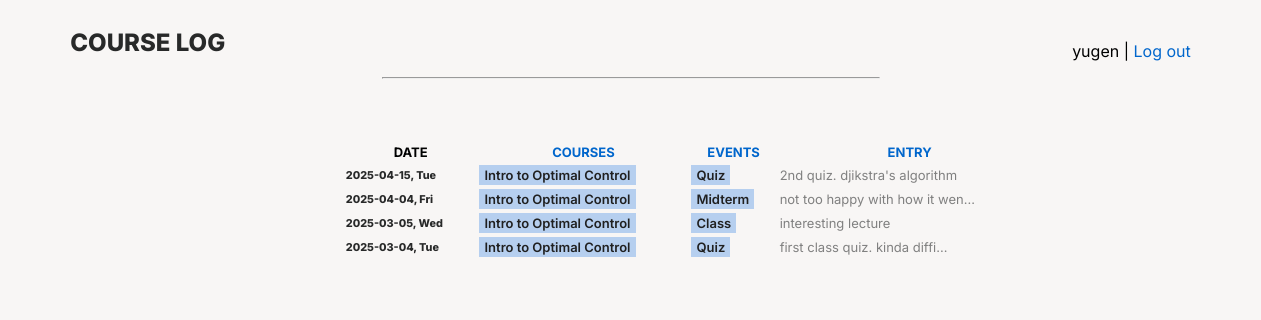
The page /this_course/1/ (signed in) on the database its author committed.
### course_logs/models.py (models this page shows, shortened)
class Entry(models.Model):
    owner = models.ForeignKey(User, on_delete=models.CASCADE)
    course = models.ForeignKey(Course, on_delete=models.CASCADE)
    category = models.ForeignKey(Category, on_delete=models.SET_NULL, null=True)
    date = models.DateField(null=True, blank=True)
    description = models.TextField(null=True, blank=True)
    created = models.DateTimeField(auto_now_add=True)
    updated = models.DateTimeField(auto_now=True)
    class Meta:
        ordering = ['-date']
        verbose_name_plural = 'entries'

class Course(models.Model):
    owner = models.ForeignKey(User, on_delete=models.CASCADE)
    course = models.CharField(max_length=200)
    def __str__(self):
        return self.course

class Category(models.Model):
    owner = models.ForeignKey(User, on_delete=models.CASCADE)
    category = models.CharField(max_length=200)
    class Meta:
        verbose_name_plural = 'categories'
    def __str__(self):
        return self.category

### course_logs/views.py (the view)
# urls.py: path('this_course/<int:course_id>/', views.this_course, name='this_course'),
@login_required
def this_course(request, course_id):
    course = Course.objects.get(id=course_id)
    if course.owner != request.user:
        raise Http404
    entries = course.entry_set.order_by('-date')
    context = {'course': course, 'entries': entries}
    return render(request, 'course_logs/this_course.html', context)

### course_logs/templates/course_logs/this_course.html (shortened to what this page needs)
{% extends "course_logs/index.html" %}
{% block content %}
    <div class="home-container">
        <table>
            <thead>
                <tr>
                    <th>DATE</th>
                    <th><a href="{% url 'course_logs:all_courses' %}">COURSES</a></th>
                    <th><a href="{% url 'course_logs:all_categories' %}">EVENTS</a></th>
                    <th><a href="{% url 'course_logs:new_entry' %}">ENTRY</a></th>
                </tr>
            </thead>
            <tbody>
                {% for entry in entries %}
                    <tr class="entries-main">
                        <td class="entry-date"><small>{{entry.date|date:"Y-m-d, D"}}</small></td>
                        <td class="entry-tag"><a href="{% url 'course_logs:this_course' entry.course.id %}">{{entry.course}}</a></td>
                        <td class="entry-tag"><a href="{% url 'course_logs:this_category' entry.category.id %}">{{entry.category}}</a></td>
                        <td class="entry-desc"><a href="{% url 'course_logs:this_entry' entry.id %}">{{ entry.description|truncatechars:30 }}</a></td>
                    </tr>
                    {% empty %}
                        <p> There are no entries for this course yet </p>
                {% endfor %}
            </tbody>
        </table>
    </div>
{% endblock content %}

### course_logs/templates/course_logs/navbar.html (shortened to what this page needs)
<div class="navbar">
    <div >
        <a href="/">
            <h2 class="title" > COURSE LOG</h2>
        </a>
    </div>
    <div>
        <p>
            {% if user.is_authenticated %}
                {{user.username}} |
                <a href="{% url 'users:logout' %}">Log out</a>
            {% else %}
                <a href="{% url 'users:login' %}">Log in</a> |
                <a href="{% url 'users:register' %}">Register</a>
            {% endif %}
        </p>
    </div>
</div>
<hr>

### static/styles/main.css (style rules this page uses)
* { font-family: "Inter"; background-color: var(--COLORBG); }
:root { color-scheme: normal; --COLORBG: rgb(248,246,245); --COLORTEXT: rgb(50, 50, 50); --COLORPLC: #93C11C; --COLORFIO: #FB872B; --COLORADOBE: #ED2224; --COLORBLENDER: #EA7600; --COLORPYTHON: #ffde57; --COLORTKINTER: #29ABE2; --COLORJUPYTER: #646464; --COLORPROTEUS: #23C0EF; --COLORX: lightslategray; }
.navbar { display: flex; flex-flow: row nowrap; justify-content: space-between; align-items: flex-end; margin: 0 5%; }
.title { font-weight: 800; color: #282929; }
a { color: #0066CC; text-decoration: none; }
hr { color: lightgray; margin: 0 30%; }
.home-container { display: flex; justify-content: center; width: 100%; margin: 5% 5%; }
table { width: 70%; flex-basis: 700px; min-width: 500px; }
td { text-align: left; }
td a { font-size: small; }
tr th { text-transform: capitalize; font-size: small; }
.entry-tag > a, .this-entry-tags > a { padding: 2px 5px 2px 5px; background-color: rgba(179, 205, 239, 0.955); color: rgb(32, 32, 32); font-weight: 600; }
.entry-desc > a { color: gray; }
tbody td:nth-child(1) { width: fit-content; text-wrap: nowrap; font-size: small; font-weight: 800; color:#282929; }
tbody td:nth-child(2) { width: fit-content; text-wrap: nowrap; }
tbody td:nth-child(3) { width: fit-content; text-wrap: nowrap; }

### rows shown on the page
Entry: date "2025-04-15, Tue", course "Intro to Optimal Control", category "Quiz", description "2nd quiz. djikstra's algorithm"
Entry: date "2025-04-04, Fri", course "Intro to Optimal Control", category "Midterm", description "not too happy with how it wen…"
Entry: date "2025-03-05, Wed", course "Intro to Optimal Control", category "Class", description "interesting lecture"
Entry: date "2025-03-04, Tue", course "Intro to Optimal Control", category "Quiz", description "first class quiz. kinda diffi…"

### other values the page prints
{{ user.username }} "yugen"
